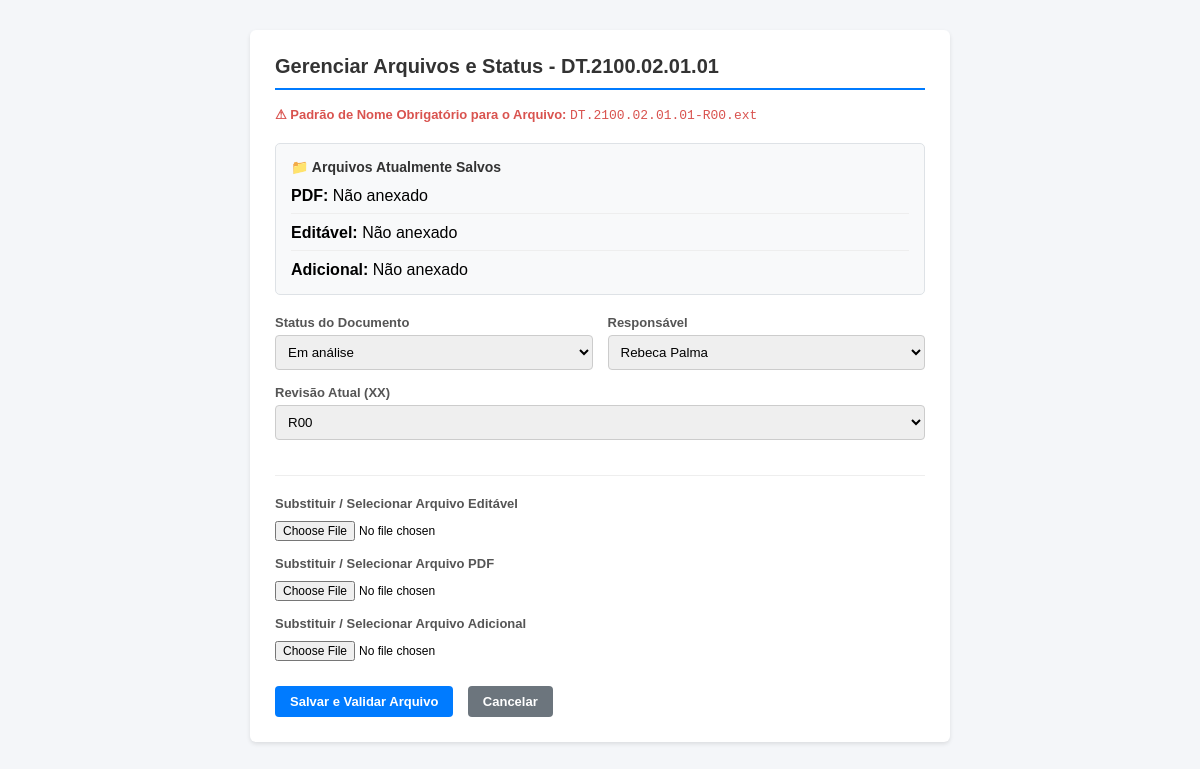
The app's page /documento/4/gerenciar/ (signed in) with its own data.
### main/models.py (models this page shows, shortened)
class DocumentoItem(models.Model):
    item = models.ForeignKey(Item, on_delete=models.CASCADE, related_name='documentos', verbose_name="Item")
    tipo_documento = models.CharField(max_length=20, choices=TIPO_DOCUMENTO_CHOICES, verbose_name="Tipo de Documento (XXX)")
    criado_por = models.CharField(max_length=50, choices=CRIADOR_CHOICES, verbose_name="Criado por")
    esconder_titulo_2 = models.BooleanField(default=False, verbose_name="Ocultar Título 2")
    esconder_titulo_3 = models.BooleanField(default=False, verbose_name="Ocultar Título 3")
    status = models.CharField(max_length=30, choices=STATUS_DOCUMENTO_CHOICES, default='Não iniciado', verbose_name="Status do Documento")
    revisao = models.CharField(max_length=5, choices=REVISAO_CHOICES, default='R00', verbose_name="Revisão Atual (XX)")
    responsavel = models.CharField(max_length=50, choices=CRIADOR_CHOICES, blank=True, null=True, verbose_name="Responsável")
    data_emissao_inicial = models.DateField(blank=True, null=True, verbose_name="Data de Emissão Inicial")
    data_emissao_final = models.DateField(blank=True, null=True, verbose_name="Data de Emissão Final")
    caminho_editavel = models.CharField(max_length=500, blank=True, null=True, verbose_name="Caminho do editável")
    caminho_pdf = models.CharField(max_length=500, blank=True, null=True, verbose_name="Caminho do PDF")
    caminho_adicional = models.CharField(max_length=500, blank=True, null=True, verbose_name="Caminho adicional")
    @property
    def codigo_completo(self):
        xxx = self.tipo_documento
        yyyy = self.item.subconjunto.conjunto.os.numero_os.split('.')[0] if self.item.subconjunto.conjunto.os.numero_os else ""
        vv = self.item.subconjunto.conjunto.acronimo_vv
        uu = self.item.subconjunto.acronimo_uu
        tt = self.item.acronimo_tt
        return f"{xxx}.{yyyy}.{vv}.{uu}.{tt}"
    @property
    def nome_arquivo_padrao(self):
        return f"{self.codigo_completo}-{self.revisao}"
    @property
    def caminho_pasta(self):
        conjunto = self.item.subconjunto.conjunto
        sub = self.item.subconjunto
        dict_docs = dict(TIPO_DOCUMENTO_CHOICES)
        nome_tipo = dict_docs.get(self.tipo_documento, self.tipo_documento)
        caminho_atual = os.path.join(conjunto.caminho_pasta, f"{self.tipo_documento} - {nome_tipo}".upper())
        if sub.titulo_2 and str(sub.titulo_2).strip():
            nome_sub = f"{sub.acronimo_uu} - {sub.titulo_2}".upper()
            caminho_atual = os.path.join(caminho_atual, nome_sub)
        return caminho_atual
    def clean(self):
        super().clean()
        if self.item_id and self.tipo_documento:
            qs = DocumentoItem.objects.filter(item=self.item, tipo_documento=self.tipo_documento)
            if self.pk:
                qs = qs.exclude(pk=self.pk)
            if qs.exists():
                raise ValidationError(f"Já existe um documento do tipo '{self.get_tipo_documento_display()}' cadastrado para este Item.")
    def save(self, *args, **kwargs):
        self.full_clean()
        super().save(*args, **kwargs)
    @property
    def nome_arquivo_pdf_atual(self):
        if self.caminho_pdf:
            return os.path.basename(self.caminho_pdf)
        return ""
    @property
    def nome_arquivo_editavel_atual(self):
        if self.caminho_editavel:
            return os.path.basename(self.caminho_editavel)
        return ""
    @property
    def nome_arquivo_adicional_atual(self):
        if self.caminho_adicional:
            return os.path.basename(self.caminho_adicional)
        return ""

class Item(models.Model):
    subconjunto = models.ForeignKey(Subconjunto, on_delete=models.CASCADE, related_name='itens', verbose_name="Subconjunto")
    acronimo_tt = models.CharField(max_length=10, verbose_name="Nº do Item (TT)")
    titulo_3 = models.CharField(max_length=150, blank=True, null=True, verbose_name="Título 3 (Opcional)")
    criado_por = models.CharField(max_length=50, choices=CRIADOR_CHOICES, verbose_name="Criado por")

class Subconjunto(models.Model):
    conjunto = models.ForeignKey(Conjunto, on_delete=models.CASCADE, related_name='subconjuntos', verbose_name="Conjunto")
    acronimo_uu = models.CharField(max_length=10, verbose_name="Nº do Subconjunto (UU)")
    titulo_2 = models.CharField(max_length=150, blank=True, null=True, verbose_name="Título 2 (Opcional)")
    criado_por = models.CharField(max_length=50, choices=CRIADOR_CHOICES, verbose_name="Criado por")

class Conjunto(models.Model):
    os = models.ForeignKey(OrdemServico, on_delete=models.CASCADE, related_name='conjuntos', verbose_name="Ordem de Serviço")
    acronimo_vv = models.CharField(max_length=10, verbose_name="Nº do Conjunto (VV)")
    titulo_1 = models.CharField(max_length=150, verbose_name="Título 1 (Nome do Conjunto)", blank=True, null=True)
    disciplina = models.CharField(max_length=10, choices=DISCIPLINA_CHOICES, default='MEC', verbose_name="Disciplina")
    criado_por = models.CharField(max_length=50, choices=CRIADOR_CHOICES, verbose_name="Criado por")
    class Meta:
        unique_together = ('os', 'acronimo_vv')
    @property
    def caminho_pasta(self):
        nome_pasta = f"{self.acronimo_vv} - {self.titulo_1}".upper()
        return os.path.join(self.os.caminho_pasta, nome_pasta)

class OrdemServico(models.Model):
    numero_os = models.CharField(max_length=50, unique=True, verbose_name="Ordem de Serviço (OS - YYYY)")
    descricao = models.CharField(max_length=200, verbose_name="Descrição da OS")
    criado_por = models.CharField(max_length=50, choices=CRIADOR_CHOICES, verbose_name="Criado por")
    criado_em = models.DateTimeField(auto_now_add=True)
    @property
    def caminho_pasta(self):
        nome_pasta = f"OS-{self.numero_os} - {self.descricao}".upper()
        return os.path.join(CAMINHO_BASE_PROJETOS, nome_pasta)

### main/views.py (the view, shortened to what this page needs)
# urls.py: path('documento/<int:pk>/gerenciar/', views.gerenciar_documento_arquivos, name='gerenciar_documento_arquivos'),
def gerenciar_documento_arquivos(request, pk):
    doc = get_object_or_404(DocumentoItem, pk=pk)
    erro_validacao = None
    status_antigo = doc.status
    revisao_antiga = doc.revisao
    responsavel_antigo = doc.responsavel
    houve_correcao_banco = False
    if doc.caminho_editavel and not os.path.exists(doc.caminho_editavel):
        doc.caminho_editavel = None
        houve_correcao_banco = True
    if doc.caminho_pdf and not os.path.exists(doc.caminho_pdf):
        doc.caminho_pdf = None
        houve_correcao_banco = True
    if doc.caminho_adicional and not os.path.exists(doc.caminho_adicional):
        doc.caminho_adicional = None
        houve_correcao_banco = True
    pasta_alvo = doc.caminho_pasta
    codigo_base = doc.codigo_completo.upper()
    padrao_pdf = doc.nome_arquivo_padrao.upper()
    if houve_correcao_banco:
        doc.save()
    caminho_editavel_antigo = doc.caminho_editavel
    caminho_pdf_antigo = doc.caminho_pdf
    caminho_adicional_antigo = doc.caminho_adicional
    if request.method == 'POST':
        form = DocumentoArquivosForm(request.POST, request.FILES, instance=doc)
        if form.is_valid():
            documento = form.save(commit=False)
            if not request.FILES.get('upload_editavel'):
                documento.caminho_editavel = caminho_editavel_antigo
            if not request.FILES.get('upload_pdf'):
                documento.caminho_pdf = caminho_pdf_antigo
            if not request.FILES.get('upload_adicional'):
                documento.caminho_adicional = caminho_adicional_antigo
            status_alterado = (documento.status != status_antigo)
            revisao_alterada = (documento.revisao != revisao_antiga)
            tem_upload_novo = bool(
                request.FILES.get('upload_editavel') or
                request.FILES.get('upload_pdf') or
                request.FILES.get('upload_adicional')
            )
            try:
                if status_alterado:
                    novo_responsavel = request.POST.get('responsavel')
                    if not novo_responsavel or novo_responsavel.strip() == "":
                        raise ValidationError(
                            "O status do documento foi alterado. É obrigatório selecionar um novo responsável."
                        )
                if (status_alterado or revisao_alterada) and not tem_upload_novo:
                    arquivo_fisico_encontrado = False
                    if os.path.exists(pasta_alvo):
                        for arq in os.listdir(pasta_alvo):
                            nome_base, _ = os.path.splitext(arq)
                            if nome_base.upper() == padrao_pdf:
                                arquivo_fisico_encontrado = True
                                break
                    if not arquivo_fisico_encontrado:
                        raise ValidationError(
                            f"Você alterou o Status ou a Revisão ('{documento.revisao}'). "
                            f"Não é permitido prosseguir sem anexar o arquivo correspondente ao padrão '{documento.nome_arquivo_padrao}.ext' "
                            f"ou sem garantir que ele já esteja na pasta física."
                        )
                if request.FILES.get('upload_editavel'):
                    caminho = documento.tratar_upload_arquivo(request.FILES['upload_editavel'], tipo_campo='editavel')
                    if caminho: documento.caminho_editavel = caminho
                if request.FILES.get('upload_pdf'):
                    caminho = documento.tratar_upload_arquivo(request.FILES['upload_pdf'], tipo_campo='pdf')
                    if caminho: documento.caminho_pdf = caminho
                if request.FILES.get('upload_adicional'):
                    caminho = documento.tratar_upload_arquivo(request.FILES['upload_adicional'], tipo_campo='adicional')
                    if caminho: documento.caminho_adicional = caminho
                if documento.caminho_editavel and not os.path.exists(documento.caminho_editavel):
                    documento.caminho_editavel = None
                if documento.caminho_pdf and not os.path.exists(documento.caminho_pdf):
                    documento.caminho_pdf = None
                documento.save()
                return redirect('detalhe_os', os_id=doc.item.subconjunto.conjunto.os.id)
            except ValidationError as e:
                erro_validacao = e.message if hasattr(e, 'message') else (e.messages[0] if hasattr(e, 'messages') else str(e))
    else:
        form = DocumentoArquivosForm(instance=doc)
    return render(request, 'main/form_gerenciar_arquivos.html', {
        'form': form,
        'doc': doc,
        'erro_validacao': erro_validacao,
        'titulo': f'Gerenciar Arquivos e Status - {doc.codigo_completo}'
    })

### main/forms.py
class DocumentoArquivosForm(forms.ModelForm):
    upload_editavel = forms.FileField(required=False, label="Enviar arquivo editável")
    upload_pdf = forms.FileField(required=False, label="Enviar arquivo PDF")
    upload_adicional = forms.FileField(required=False, label="Enviar arquivo adicional")
    class Meta:
        model = DocumentoItem
        fields = [
            'status',
            'responsavel' ,
            'revisao',
            'caminho_editavel',
            'caminho_pdf',
            'caminho_adicional'
        ]
    def __init__(self, *args, **kwargs):
        super().__init__(*args, **kwargs)
        if self.instance and self.instance.pk:
            permitidas = EXTENSOES_EDITAVEIS_PERMITIDAS.get(self.instance.tipo_documento, [])
            if permitidas:
                self.fields['upload_editavel'].widget.attrs.update({
                    'accept': ','.join(permitidas)
                })
        self.fields['upload_pdf'].widget.attrs.update({'accept': '.pdf'})

### main/templates/main/form_gerenciar_arquivos.html (shortened to what this page needs)
<!DOCTYPE html>
<html lang="pt-br">
<head>
</head>
<body>
    <div class="card">
        <h2>{{ titulo }}</h2>
        <p style="font-size: 13px; color: #d9534f; margin-bottom: 20px;"><strong>⚠ Padrão de Nome Obrigatório para o Arquivo:</strong> <code>{{ doc.nome_arquivo_padrao }}.ext</code></p>
        <div style="background: #f8f9fa; border: 1px solid #dee2e6; border-radius: 5px; padding: 15px; margin-bottom: 20px;">
            <h5 style="margin-top: 0; margin-bottom: 12px; font-size: 14px; color: #333;">📁 Arquivos Atualmente Salvos</h5>
            <div style="display: flex; justify-content: space-between; align-items: center; margin-bottom: 10px; padding-bottom: 8px; border-bottom: 1px solid #eee;">
                <span><strong>PDF:</strong> {{ doc.nome_arquivo_pdf_atual|default:"Não anexado" }}</span>
            </div>
            <div style="display: flex; justify-content: space-between; align-items: center; margin-bottom: 10px; padding-bottom: 8px; border-bottom: 1px solid #eee;">
                <span><strong>Editável:</strong> {{ doc.nome_arquivo_editavel_atual|default:"Não anexado" }}</span>
            </div>
            <div style="display: flex; justify-content: space-between; align-items: center;">
                <span><strong>Adicional:</strong> {{ doc.nome_arquivo_adicional_atual|default:"Não anexado" }}</span>
            </div>
        </div>
        <form id="formArquivos" method="post" enctype="multipart/form-data">
            <div class="row">
                <div class="form-group col-md-6 mb-3" style="flex: 1;">
                    <label>{{ form.status.label }}</label>
                    {{ form.status }}
                </div>
                <div class="form-group col-md-6 mb-3" style="flex: 1;">
                    <label>{{ form.responsavel.label }}</label>
                    {{ form.responsavel }}
                </div>
            </div>
            <div class="row">
                <div class="form-group col-12 mb-3" style="flex: 1;">
                    <label>{{ form.revisao.label }}</label>
                    {{ form.revisao }}
                </div>
            </div>
            <hr style="border: 0; border-top: 1px solid #eee; margin: 20px 0;">
            <div class="form-group mb-3">
                <label>Substituir / Selecionar Arquivo Editável</label>
                {{ form.upload_editavel }}
            </div>
            <div class="form-group mb-3">
                <label>Substituir / Selecionar Arquivo PDF</label>
                {{ form.upload_pdf }}
            </div>
            <div class="form-group mb-3">
                <label>Substituir / Selecionar Arquivo Adicional</label>
                {{ form.upload_adicional }}
            </div>
            <div style="margin-top: 25px;">
                <button type="submit" class="btn btn-primary">Salvar e Validar Arquivo</button>
                <a href="{% url 'detalhe_os' doc.item.subconjunto.conjunto.os.id %}" class="btn btn-secondary">Cancelar</a>
            </div>
        </form>
    </div>
</body>
</html>

### main/templates/main/form_gerenciar_arquivos.html (style rules this page uses)
body { font-family: Arial, sans-serif; margin: 30px; background: #f4f6f9; }
.card { background: white; padding: 25px; border-radius: 6px; box-shadow: 0 2px 4px rgba(0,0,0,0.1); max-width: 650px; margin: auto; }
h2 { margin-top: 0; color: #333; font-size: 20px; border-bottom: 2px solid #007bff; padding-bottom: 10px; }
.form-group { margin-bottom: 15px; }
label { display: block; font-weight: bold; margin-bottom: 5px; font-size: 13px; color: #555; }
select { width: 100%; padding: 8px; border: 1px solid #ccc; border-radius: 4px; box-sizing: border-box; }
input[type="file"] { margin-top: 5px; font-size: 12px; }
.btn { padding: 8px 15px; text-decoration: none; border-radius: 4px; font-size: 13px; font-weight: bold; border: none; cursor: pointer; display: inline-block; }
.btn-primary { background: #007bff; color: white; }
.btn-secondary { background: #6c757d; color: white; margin-left: 10px; }
.row { display: flex; gap: 15px; }

### records on screen
DocumentoItem: nome_arquivo_padrao "DT.2100.02.01.01-R00", nome_arquivo_pdf_atual "Não anexado", nome_arquivo_editavel_atual "Não anexado", nome_arquivo_adicional_atual "Não anexado", status "Em análise", responsavel "Rebeca Palma", revisao "R00"

### other values on screen
{{ titulo }} "Gerenciar Arquivos e Status - DT.2100.02.01.01"
